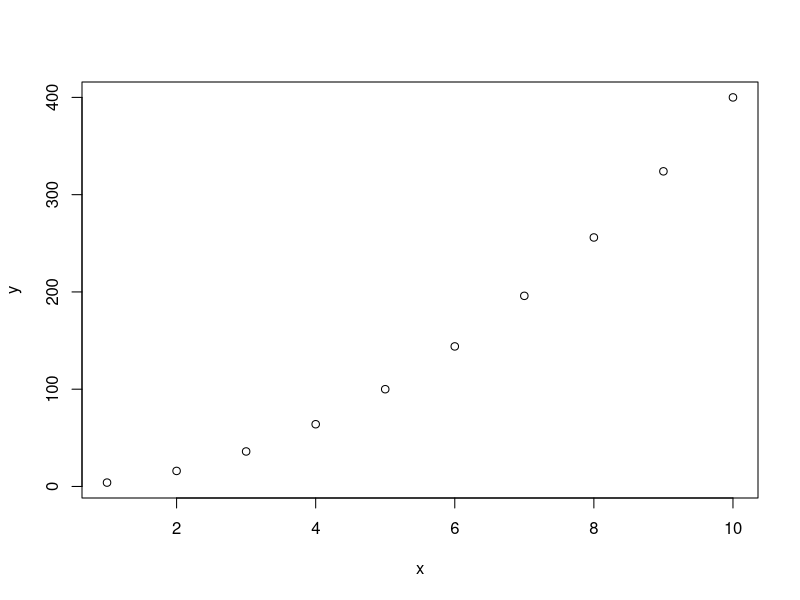
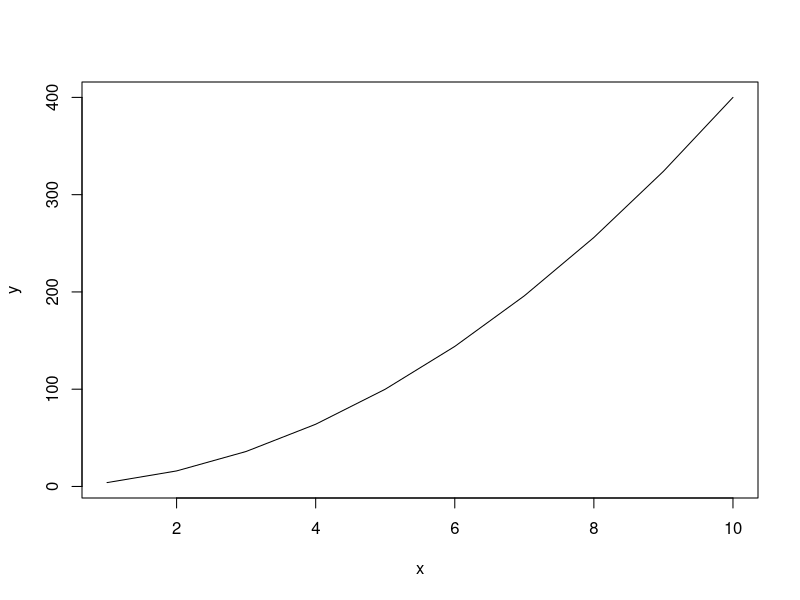
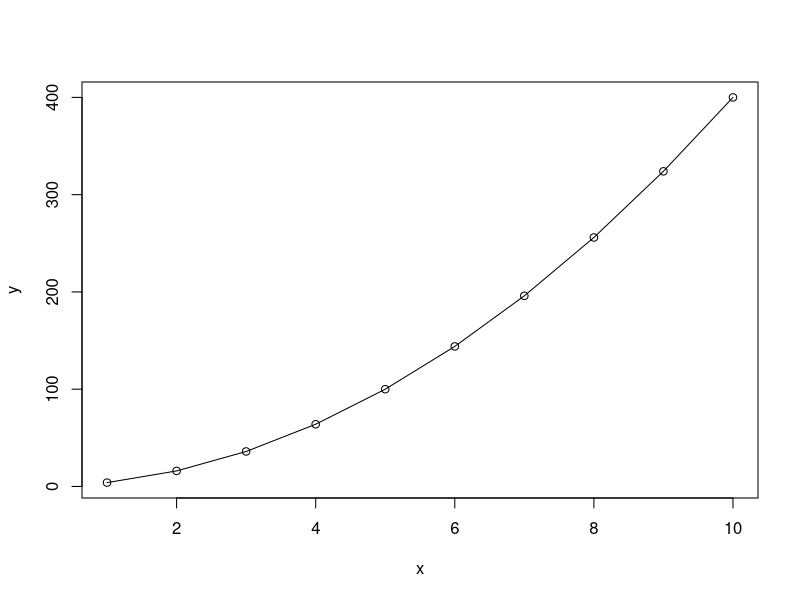
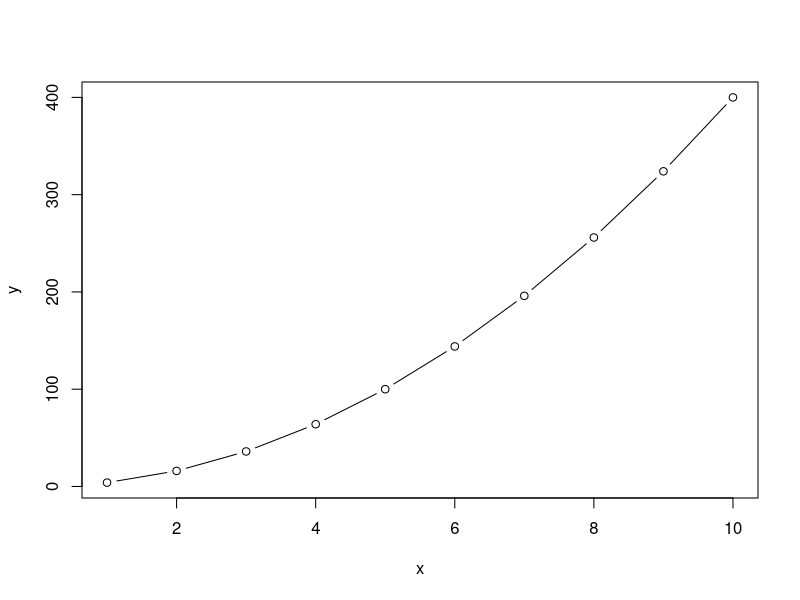
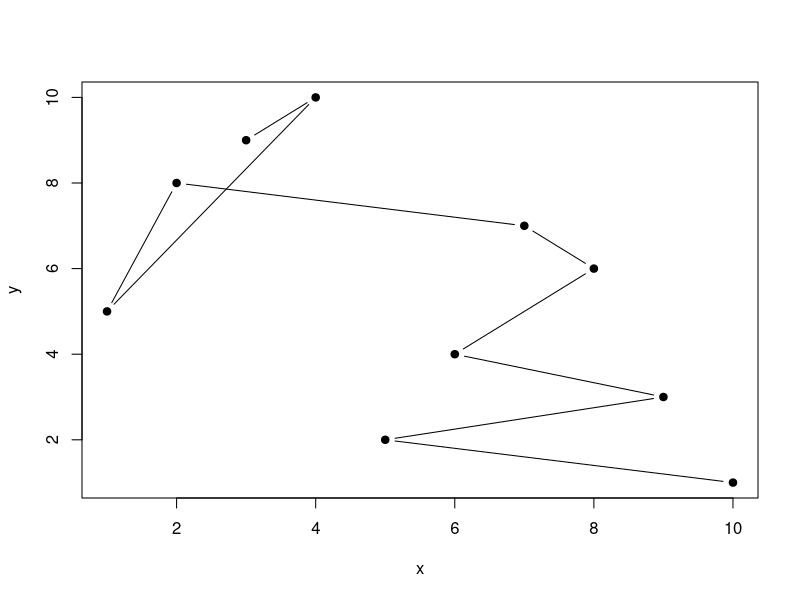
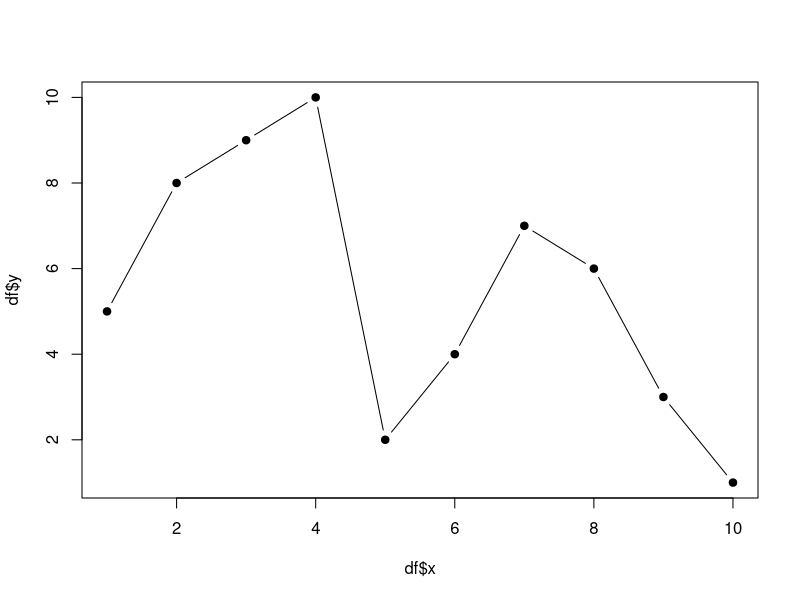
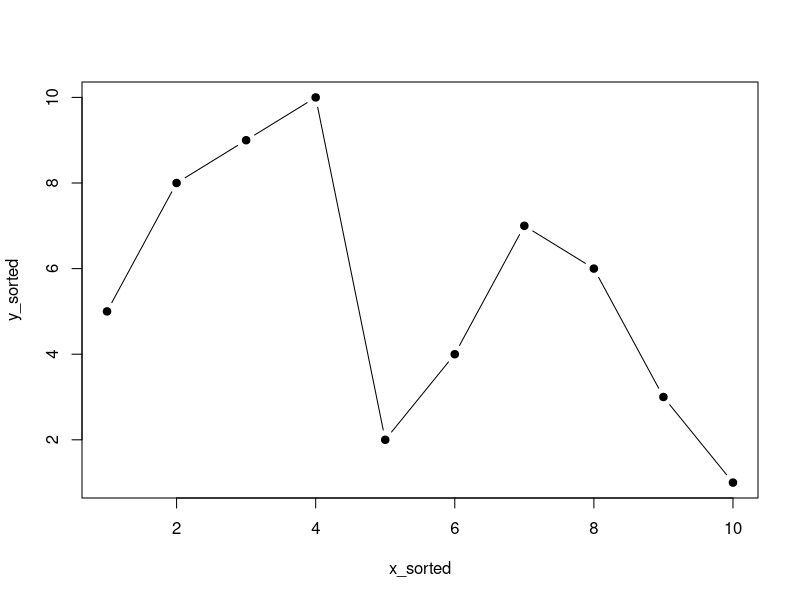
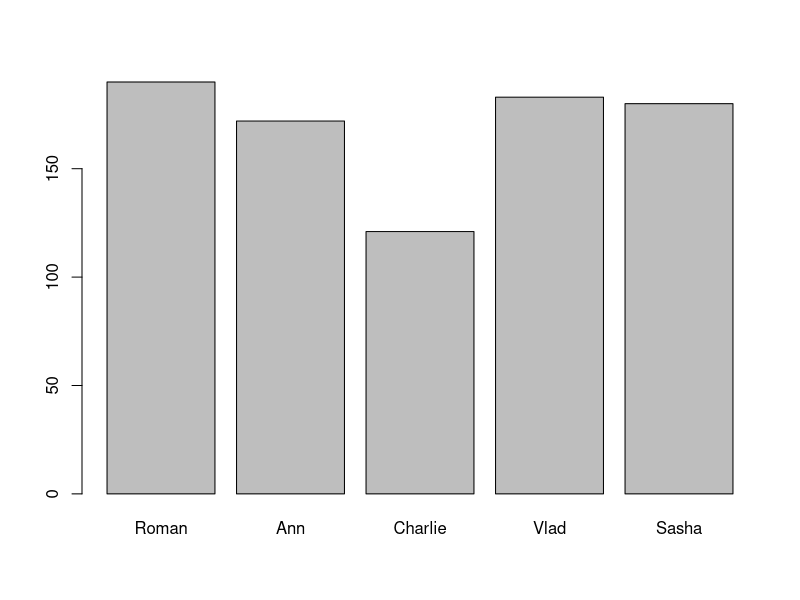

The R script that drew these images, in order:
## ---- chunk 1
knitr::opts_chunk$set(echo = TRUE, dpi = 200, fig.width = 5, fig.height = 4)
## ---- chunk 2
# install.packages('ggplot2')
# install.packages('patchwork')
library(tidyverse)
## ---- chunk 3
# data(iris)
head(iris)
## ---- chunk 4
iris_df = iris 
iris_df$Sepal.Length.Category = cut(x=iris_df$Sepal.Length,
                                    breaks = c(4,6,8),
                                    labels = c('short', 'long'))
iris_df %>% head()
## ---- chunk 5
x = 1:10
y = seq(2,20,2) ^ 2
x
y
## ---- chunk 6
plot(x, y)
## ---- chunk 7
# plot()
## ---- chunk 8
plot(x, y,type = 'l') 
plot(x, y, type = 'o')
plot(x, y,type = 'b')

## ---- chunk 9
# plot(x,y)
## ---- chunk 10
x = c(10,5,9,6,8,7,2,1,4,3)
y = c(1:4, 6:8,5,10,9)
x
y
## ---- chunk 11
plot(x, y, type = "b",  pch=19)
## ---- chunk 12
df = data.frame(x, y) %>% arrange(x)
plot(df$x, df$y,type = "b", pch=19)
## ---- chunk 13
# basic r advanced

indexes_to_sort = order(x)
x_sorted = x[indexes_to_sort]
y_sorted = y[indexes_to_sort]
plot(x_sorted, y_sorted, type = "b", pch=19)
## ---- chunk 14
heights = c(Roman = 190, 
            Ann = 172, 
            Charlie = 121,
            Vlad = 183,
            Sasha = 180) # named vector
heights
## ---- chunk 15
barplot(heights)
## ---- chunk 16
# heights = 
# barplot(heights)
## ---- chunk 17
barplot(heights, 
        main = "Heights of people", # the title 
        xlab = "Height", # Label of X-axis 
        ylab = "Name", # Label of Y-axis 
        col = "lightblue", # color of inner part of bars
        border = "blue", # color of borders
        horiz = TRUE, # make barplot horizontal
        xlim = c(0,200) # limits of values showd on x-axis
        )
## ---- chunk 18
# number_of_species = 
# barplot()
## ---- chunk 19
hist(iris_df$Sepal.Length, 
     main = "Sepal.Length distribution", 
     xlab = "Sepal.length", 
     col = "lightgreen",
     breaks = 8 # number of x-axis splits for frequency calculation in each of the resulting ranges
     )
## ---- chunk 20
hist(iris_df$Sepal.Length,
     main = "Sepal.Length distribution", 
     xlab = "Sepal.length", 
     col = "lightgreen", 
     breaks = 16) # <---- changed
## ---- chunk 21
# hist()
## ---- chunk 22
boxplot(iris_df$Sepal.Length, 
        # main = "Sepal.Length", 
        ylab = "",
        xlab = "Sepal.Length", 
        col = "darkviolet",
        horizontal = T)
## ---- chunk 23
boxplot(iris_df$Sepal.Length ~ iris_df$Species, 
        main = "Sepal.Length",
        xlab = "Species",
        ylab = "Sepal.Length", 
        col = "darkviolet",
        horizontal = F)
## ---- chunk 24
# boxplot()
## ---- chunk 25
ggplot(data=iris_df, # data
       mapping = aes(x=Sepal.Length, y=Sepal.Width)) + #aesthetics (axes)
  geom_point()  # geom
## ---- chunk 26
p = ggplot(data=iris_df, mapping = aes(x=Sepal.Length, y=Sepal.Width)) + geom_point()

p
## ---- chunk 27
ggplot(data=iris_df,
       mapping = aes(x=Sepal.Length, 
                     y=Sepal.Width,
                     color=Species, 
                     size = Petal.Width,
                     shape=Sepal.Length.Category)) + 
  geom_point() 
## ---- chunk 28
p + aes(color=Species, size = Petal.Width,
        shape=Sepal.Length.Category)
## ---- chunk 29
iris_df %>% 
  ggplot(aes(x=Sepal.Width)) +   # <--- here
  geom_histogram(bins = 20, fill='lightblue', col='black')
## ---- chunk 30
iris_df %>% 
  ggplot() + 
  geom_histogram(aes(x=Sepal.Width),
                 bins = 20, fill='lightblue', col='black')  # <--- here
## ---- chunk 31
iris_df %>% 
  ggplot(aes(x=Species, y=Sepal.Length)) + 
  geom_boxplot(aes(fill=Species), outliers = F) +
  geom_jitter(width=0.1, size=1)

## ---- chunk 32
iris_df %>% 
  ggplot(aes(x=Sepal.Length, y=Sepal.Width)) +
  
  geom_point(data=iris_df %>% filter(Sepal.Width > 3), # data (filtered iris)
             aes(color=Species)) +
  
  geom_hex(data=iris_df %>% filter(Sepal.Width < 3)) # another data (filtered iris)
## ---- chunk 33
iris_df %>% 
  ggplot(aes(x=Sepal.Length, y=Sepal.Width)) +
  geom_point(aes(color=Species)) # <--- here
## ---- chunk 34
ggplot(data=iris_df,
       mapping = aes(x=Sepal.Length, y=Sepal.Width)) +
  geom_point(color='blue')  # <--- here
## ---- chunk 35
ggplot(data=iris_df,
       mapping = aes(x=Sepal.Length, y=Sepal.Width, color='blue')) +
  geom_point()
## ---- chunk 36
p + theme_bw()
p + theme_classic()
p + theme_void()
## ---- chunk 37
p = p + theme(axis.text = element_text(size = 15),
          axis.title = element_text(size = 20),
          panel.background = element_rect(fill = 'white', color='black'))
p
## ---- chunk 38
theme_custom <- theme(
    axis.text = element_text(size = 15),
    axis.title = element_text(size = 20),
    plot.title = element_text(size = 20, hjust = 0.5),
    plot.subtitle = element_text(size = 15, hjust = 0.5),
    legend.title = element_text(size = 15),
    legend.text = element_text(size = 15),
    panel.background = element_rect(fill = "white"), 
    panel.grid = element_blank()
  )

theme_set(theme_custom)
## ---- chunk 39
p +  labs(x='Sepal length', 
          y='Sepal width',
          
          color = 'Iris species',
          # fill =
          # size = 
          # shape = 
          # stroke =
          
          title = 'Scatter plot', 
          subtitle = 'Subtitle',
          caption = 'It is the great plot',
          tag = 'A')
## ---- chunk 40
# iris_df %>% ggplot()
## ---- chunk 41
# iris_df %>% ggplot()
## ---- chunk 42
# iris_df %>% ggplot()
## ---- chunk 43
# iris_df %>% ggplot()
## ---- chunk 44
sepal_len_stats = iris_df %>% group_by(Species) %>% 
  summarise(mean_sepal_len = mean(Sepal.Length), 
            sd_sepal_length = sd(Sepal.Length))

sepal_len_stats
## ---- chunk 45
p_col = sepal_len_stats %>% 
  ggplot(aes(x=Species, y=mean_sepal_len, fill=Species)) + 
  geom_col() + 
  theme_classic() + 
  theme(legend.position = "none")

p_col
## ---- chunk 46
p_col + geom_errorbar(aes(ymin=mean_sepal_len-sd_sepal_length,
                          ymax=mean_sepal_len+sd_sepal_length),
                      width=0.3)
## ---- chunk 47
# iris_df %>% ggplot()
## ---- chunk 48
iris_df %>% 
  ggplot(aes(x=Sepal.Length.Category, fill=Species)) + 
  geom_bar() + 
  theme_bw() 
## ---- chunk 49
iris_df %>% ggplot(aes(fill=Species, x=Sepal.Length.Category)) + 
  geom_bar(position = 'fill') + theme_bw()
## ---- chunk 50
iris_df %>% 
  ggplot(aes(fill=Species, x=Sepal.Length.Category)) + 
  geom_bar(position = 'dodge')  + 
  theme_bw()
## ---- chunk 51
ggplot(iris, aes(x = Species, y = Sepal.Length)) +
  geom_violin(aes(fill = Species), alpha = 0.4) +  # Violin plots
  geom_boxplot(fill = "lightgray", alpha = 0.6, outliers = F, width=0.2) + 
  geom_jitter(aes(fill = Species), width = 0.2, alpha = 0.5, shape=21, col='black') +  
  geom_hline(aes(yintercept = mean(Sepal.Length)), col='red', linewidth=1, lty=2) +
  geom_text(aes(label='Global mean', x = 'setosa', y=mean(Sepal.Length)+0.1), col='red') +
  labs(title = "Boxplot of Sepal Length by Species with Jittered Points",
       x = "Species",
       y = "Sepal Length (cm)") +
  theme_minimal()

## ---- chunk 52
library(patchwork)
## ---- chunk 53
bar_stack = iris_df %>% 
  ggplot(aes(x=Sepal.Length.Category, fill=Species)) + 
  geom_bar() + 
  theme_bw() 

bar_fill = iris_df %>% ggplot(aes(fill=Species, x=Sepal.Length.Category)) + 
  geom_bar(position = 'fill') + theme_bw()

bar_dodge = iris_df %>% 
  ggplot(aes(fill=Species, x=Sepal.Length.Category)) + 
  geom_bar(position = 'dodge')  + 
  theme_bw()


(bar_stack | bar_fill) / bar_dodge
## ---- chunk 54
ggsave(
  filename = './bigplot.png', # specify the filename (path to file)
  device = , # png, pdf, jpeg, svg and others
  dpi = 320, # resolution
  width = 1800,
  height = 1600,
  units = "px" #in, cm, mm
)
## ---- chunk 55
pdf("./dodge_barplot.pdf", width = 6, height = 6)

iris_df %>% ggplot(aes(fill=Species, x=Sepal.Length.Category)) + 
  geom_bar(position = 'dodge')

dev.off()
## ---- chunk 56
# install.packages('ggpubr')
library(ggpubr)
## ---- chunk 57
iris_df %>%  ggbarplot(x="Species", y="Sepal.Width",
                       fill='Species',
                       add = "mean_sd" # calculate mean and sd
                       )
## ---- chunk 58
p_pubr = iris_df %>%  ggboxplot(x='Species', y='Sepal.Length', col='Species')

comparisons <- list( c("setosa", "versicolor"), 
                     c("setosa", "virginica"), 
                     c("virginica", "versicolor") )

p_pubr + stat_compare_means(comparisons = comparisons, 
                            label = "p.signif")+ 
  stat_compare_means(label.y = 10)
## ---- chunk 59
# Advanced -------
iris_df %>% ggplot(aes(x=Species, y=Sepal.Length)) +
  stat_summary(aes(fill=Species), geom = 'bar', fun = mean) +
  geom_jitter(aes(fill=Species), shape=21, width = 0.1, 
              stroke=0.5, col='black') +
  theme_bw() + 
  labs(title = 'Barplots with jitter') +
# ----------

scale_fill_manual(
  values=c("#e63946", "#ffba49", "#457b9d"),
  labels=c('Setosa sp.', 'Versicolor sp.', 'Virginica sp.'),
)

## ---- chunk 60
iris_df %>% ggplot(aes(x=Sepal.Length, y=Sepal.Width, col=Species)) +
  geom_point(alpha=0.6, size=4) +
  theme_classic() + 

scale_color_manual(
  values=c("#e63946", "#ffba49", "#457b9d"),
  labels=c('Setosa sp.', 'Versicolor sp.', 'Virginica sp.'),
)
## ---- chunk 61
iris_df %>% ggplot(aes(x=Petal.Length, y=Petal.Width)) +
  geom_point(alpha=0.6, size=2) +
  theme_bw() +

# ----------------------

facet_wrap(. ~ Species)
## ---- chunk 62
iris_df %>% ggplot(aes(x=Petal.Length, y=Petal.Width)) +
  geom_point(alpha=0.6, size=2) +
  theme_bw() +
# ----------------------
  facet_grid(cols = vars(Species),
             rows=vars(Sepal.Length.Category))

  # facet_wrap(Sepal.Length.Category ~ Species)

